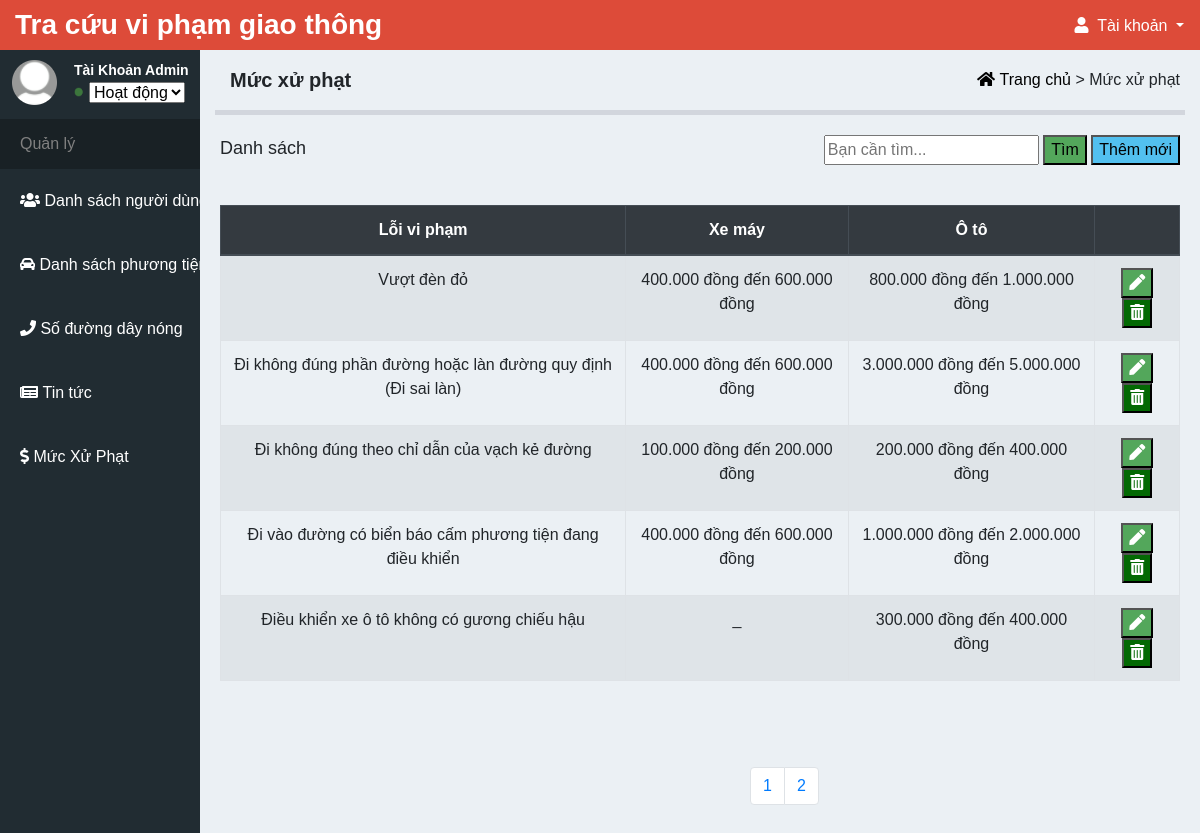
Page /Web/admin/index.php?controller=cost (signed in) on the committed database.
### tables this page shows
CREATE TABLE `cost` (
  `id` int(5) NOT NULL,
  `mistake` varchar(500) NOT NULL,
  `xemay` varchar(500) NOT NULL,
  `oto` varchar(500) NOT NULL
);

### Web/admin/controllers/CostController.php (called while the page is built, shortened)
<?php
	include "models/CostModel.php";
	class CostController extends Controller{
		public function index(){
			$recordPerPage = 5;
			$numPage = ceil($this->modelTotalRecord()/$recordPerPage);
			$data = $this->modelRead($recordPerPage);
			$this->loadView("CostReadView.php",["numPage"=>$numPage,"data"=>$data]);
		}
	}
 ?>

### Web/admin/models/CostModel.php (called while the page is built, shortened)
<?php
	trait CostModel{
		public function modelRead($recordPerPage){
			$totalRecord = $this->modelTotalRecord();
			$numPage = ceil($totalRecord/$recordPerPage);
			$page = isset($_GET["p"])&&$_GET["p"]>0 ? $_GET["p"]-1 : 0;
			$from = $page * $recordPerPage;
			$conn = Connection::getInstance();
			$query = $conn->query("select * from cost order by id asc limit $from,$recordPerPage");
			return $query->fetchAll();
		}
		public function modelTotalRecord(){
			$conn = Connection::getInstance();
			$query = $conn->query("select id from cost");
			return $query->rowCount();
		}
	}
 ?>

### Web/admin/views/CostReadView.php (the view, shortened to what this page needs)
 <div class="content-header">
	<div class="content-header-title">Mức xử phạt</div>
	<div class="content-header-link">
		<span><a href="index.php"><i class="fas fa-home"></i>&nbsp;Trang chủ </a> ></span>
		<span>Mức xử phạt</span>
	</div>
</div>
<div class="content-main"></div>
	<div class="content-main-header">
		<div class="content-main-header-title">
			Danh sách
		</div>
		<div class="search">
			<form method="get" action="">
				<div class="search-form">
					<form action="index.php?controller=cost&action=search" method="POST">
						<input type="text" name="search" placeholder="Bạn cần tìm..." style="color: #ed5807;">
						<input type="submit" value="Tìm" style="background-color: #53a75b ;">
					</form>
					<button style="background-color: #52c0ef;"><a href="index.php?controller=cost&action=create">Thêm mới</a></button>
				</div>
			</form>
		</div>
	</div>
	<div class="list">
		<table data-toolbar="#toolbar" data-toggle="table" class="table table-striped table-hover table-bordered">
			<thead class="thead-dark">
				<tr>
					<th>
						Lỗi vi phạm
					</th>
					<th>
						Xe máy
					</th>
					<th>
						Ô tô
					</th>
					<th></th>
				</tr>
			</thead>
			<tbody>
				<?php foreach($data as $rows): ?>
				<tr>
					<td><?php echo $rows->mistake; ?></td>
					<td><?php echo $rows->xemay; ?></td>
					<td><?php echo $rows->oto; ?></td>
					<td>
						<button id="fix"><a href="index.php?controller=cost&action=update&id=<?php echo $rows->id; ?>"><i class="fas fa-pen"></i></a></button>
						<button id="delete"><a href="index.php?controller=cost&action=delete&id=<?php echo $rows->id; ?>"><i class="fas fa-trash-alt"></i></a></button>
					</td>
				</tr>
				<?php endforeach ?>
			</tbody>
		</table>
	</div>
	<div class="content-footer">
		<ul class="pagination">
			<?php for($i = 1 ; $i <= $numPage ; $i++): ?>
            <li class="page-item">
            	<a class="page-link" href="index.php?controller=cost&p=<?php echo $i; ?>">
            		<?php echo $i; ?>
            	</a>
            </li>
        	<?php endfor; ?>
        </ul>
	</div>
</div>

### Web/assets/admin/css/user.css (style rules this page uses)
body { font-family: Arial; margin: 0; }
ul { list-style-type: none; }
a { text-decoration: none; color: black; }
.content-header { display: flex; justify-content: space-between; }
.content-header-title { padding: 15px 30px; font-size: 20px; font-weight: bold; }
.content-header-link { line-height: 60px; margin-right: 20px; }
.content-main { margin: 0 15px; background-color: white; border-top: 5px solid #d2d6dd; }
.content-main-header { display: flex; justify-content: space-between; }
.content-main-header-title { padding: 20px; font-size: 18px; }
.search { margin: 20px; }
.search-form button { color: white; }
.list { padding: 20px; }
.list table { width: 100%; }
.list table thead tr th { text-align: center; }
.list table tbody tr td { text-align: center; }
.list table tbody tr td i { color: white; }
.list table tbody tr td #fix { background-color: #53a75b; }
.list table tbody tr td #delete { background-color: #036903; }
.content-footer { margin-left: 550px; }
.content-footer .pagination { margin-top: 50px; }

### rows in the picture
cost: mistake "Vượt đèn đỏ", xemay "400.000 đồng đến 600.000 đồng", oto "800.000 đồng đến 1.000.000 đồng"
cost: mistake "Đi không đúng phần đường hoặc làn đường quy định (Đi sai làn)", xemay "400.000 đồng đến 600.000 đồng", oto "3.000.000 đồng đến 5.000.000 đồng"
cost: mistake "Đi không đúng theo chỉ dẫn của vạch kẻ đường", xemay "100.000 đồng đến 200.000 đồng", oto "200.000 đồng đến 400.000 đồng"
cost: mistake "Đi vào đường có biển báo cấm phương tiện đang điều khiển", xemay "400.000 đồng đến 600.000 đồng", oto "1.000.000 đồng đến 2.000.000 đồng"
cost: mistake "Điều khiển xe ô tô không có gương chiếu hậu", xemay "_", oto "300.000 đồng đến 400.000 đồng"
